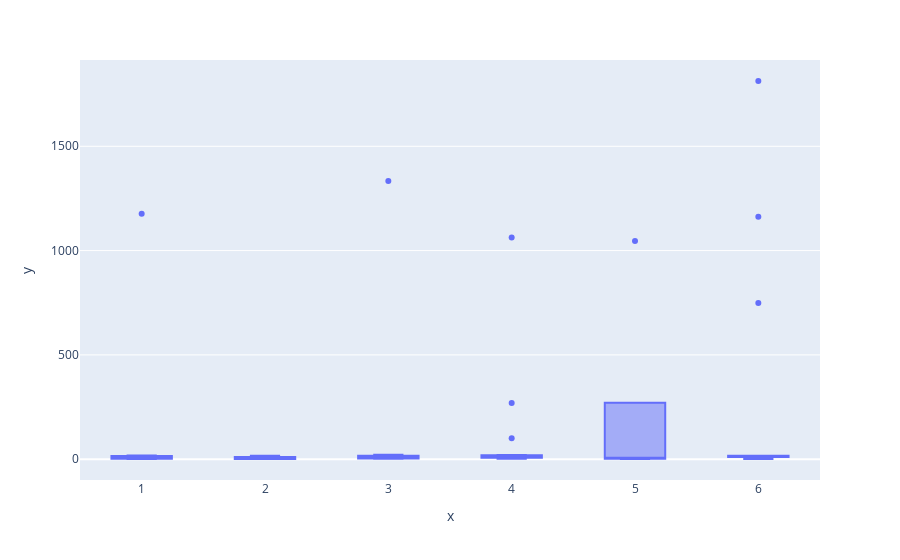

Source (notebook cell):
### Code cell
period = card25_df[datetime(2018,1,1):datetime(2018,6,30)]

fig = px.box(
    card25_df,
    x=period.index.month,
    y=period['amount'],
)
fig.show()

### Figure 1 — Plotly figure (JSON) as saved in the notebook; plotly's stock layout.template omitted (floating-point values rounded to 4 significant figures)
{"data": [{"alignmentgroup": "True", "hovertemplate": "x=%{x}<br>y=%{y}<extra></extra>", "legendgroup": "", "marker": {"color": "#636efa"}, "name": "", "notched": false, "offsetgroup": "", "orientation": "v", "showlegend": false, "type": "box", "x": [1, 1, 1, 1, 1, 1, 1, 1, 1, 1, 2, 2, 2, 2, 2, 2, 2, 2, 2, 2, 3, 3, 3, 3, 3, 3, 3, 3, 3, 3, 3, 3, 3, 4, 4, 4, 4, 4, 4, 4, 4, 4, 4, 4, 4, 4, 4, 4, 4, 5, 5, 5, 5, 5, 6, 6, 6, 6, 6, 6, 6, 6, 6, 6, 6, 6, 6, 6], "x0": " ", "xaxis": "x", "y": [1.46, 10.74, 2.93, 1.39, 17.84, 1.65, 15.86, 2.22, 1177, 2.75, 10.75, 10.81, 5.97, 3.69, 16.7, 1.26, 2.63, 11.01, 0.91, 1.18, 12.42, 16.58, 1334, 2.88, 2.04, 13.57, 10.1, 1.65, 3.08, 4.2, 2.56, 18.28, 21.04, 100, 2.62, 7.08, 17.15, 1063, 10.15, 10.06, 269, 10.24, 7.39, 6.01, 20.03, 2.79, 10.02, 15.66, 16.5, 1.1, 1046, 12.15, 2.27, 5.97, 1162, 749, 10.69, 11.88, 1.03, 10.15, 11.01, 16.29, 15.98, 1813, 16.61, 11.53, 5.24, 2.27], "y0": " ", "yaxis": "y"}], "layout": {"autosize": true, "boxmode": "group", "legend": {"tracegroupgap": 0}, "margin": {"t": 60}, "xaxis": {"anchor": "y", "autorange": true, "domain": [0, 1], "range": [0.5, 6.5], "title": {"text": "x"}, "type": "linear"}, "yaxis": {"anchor": "x", "autorange": true, "domain": [0, 1], "range": [-99.76, 1914.0], "title": {"text": "y"}, "type": "linear"}}}
